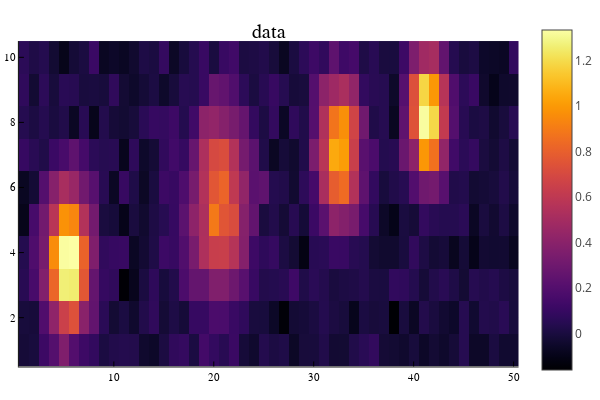

Here is the notebook cell this chart was saved with:
### Code cell
data= limage .+ 0.05 .*randn(Float64,size(limage)) ;
heatmap(data; title="data")

### Figure 1 — Plotly figure (JSON) as saved in the notebook; plotly's stock layout.template omitted (floating-point values rounded to 4 significant figures; data arrays with more than 128 entries replaced by an {"elided": "..."} marker saying what was removed)
{"data": [{"colorbar": {"title": ""}, "colorscale": {"elided": "256x2 mixed values"}, "hoverinfo": "none", "name": "y1", "showlegend": false, "showscale": true, "type": "heatmap", "x": [0.5, 1.5, 2.5, 3.5, 4.5, 5.5, 6.5, 7.5, 8.5, 9.5, 10.5, 11.5, 12.5, 13.5, 14.5, 15.5, 16.5, 17.5, 18.5, 19.5, 20.5, 21.5, 22.5, 23.5, 24.5, 25.5, 26.5, 27.5, 28.5, 29.5, 30.5, 31.5, 32.5, 33.5, 34.5, 35.5, 36.5, 37.5, 38.5, 39.5, 40.5, 41.5, 42.5, 43.5, 44.5, 45.5, 46.5, 47.5, 48.5, 49.5, 50.5], "xaxis": "x", "y": [0.5, 1.5, 2.5, 3.5, 4.5, 5.5, 6.5, 7.5, 8.5, 9.5, 10.5], "yaxis": "y", "z": {"elided": "10x50 float values"}, "zmax": 1.336, "zmin": -0.1612}], "layout": {"annotations": [{"font": {"color": "rgba(0, 0, 0, 1.000)", "family": "sans-serif", "size": 20}, "rotation": 0, "showarrow": false, "text": "data", "x": 0.5148, "xanchor": "center", "xref": "paper", "y": 1, "yanchor": "top", "yref": "paper"}], "height": 400, "legend": {"bgcolor": "rgba(255, 255, 255, 1.000)", "bordercolor": "rgba(0, 0, 0, 1.000)", "borderwidth": 1, "font": {"color": "rgba(0, 0, 0, 1.000)", "family": "sans-serif", "size": 11}, "title": {"font": {"color": "rgba(0, 0, 0, 1.000)", "family": "sans-serif", "size": 15}, "text": ""}, "tracegroupgap": 0, "traceorder": "normal", "x": 1, "xanchor": "auto", "y": 1, "yanchor": "auto"}, "margin": {"b": 20, "l": 0, "r": 0, "t": 20}, "paper_bgcolor": "rgba(255, 255, 255, 1.000)", "plot_bgcolor": "rgba(255, 255, 255, 1.000)", "showlegend": true, "width": 600, "xaxis": {"anchor": "y", "domain": [0.03619, 0.9934], "gridcolor": "rgba(0, 0, 0, 0.100)", "gridwidth": 0.5, "linecolor": "rgba(0, 0, 0, 1.000)", "mirror": false, "range": [0.5, 50.5], "showgrid": true, "showline": true, "showticklabels": true, "tickangle": 0, "tickcolor": "rgb(0, 0, 0)", "tickfont": {"color": "rgba(0, 0, 0, 1.000)", "family": "sans-serif", "size": 11}, "tickmode": "array", "ticks": "inside", "ticktext": ["10", "20", "30", "40", "50"], "tickvals": [10, 20, 30, 40, 50], "title": "", "titlefont": {"color": "rgba(0, 0, 0, 1.000)", "family": "sans-serif", "size": 15}, "type": "-", "visible": true, "zeroline": false, "zerolinecolor": "rgba(0, 0, 0, 1.000)"}, "yaxis": {"anchor": "x", "domain": [0.03762, 0.9415], "gridcolor": "rgba(0, 0, 0, 0.100)", "gridwidth": 0.5, "linecolor": "rgba(0, 0, 0, 1.000)", "mirror": false, "range": [0.5, 10.5], "showgrid": true, "showline": true, "showticklabels": true, "tickangle": 0, "tickcolor": "rgb(0, 0, 0)", "tickfont": {"color": "rgba(0, 0, 0, 1.000)", "family": "sans-serif", "size": 11}, "tickmode": "array", "ticks": "inside", "ticktext": ["2", "4", "6", "8", "10"], "tickvals": [2, 4, 6, 8, 10], "title": "", "titlefont": {"color": "rgba(0, 0, 0, 1.000)", "family": "sans-serif", "size": 15}, "type": "-", "visible": true, "zeroline": false, "zerolinecolor": "rgba(0, 0, 0, 1.000)"}}}
